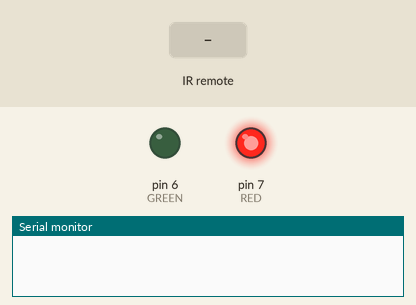
Bench run of a sketch on a simulated Arduino Uno, built with avr-gcc and run on an emulated ATmega328P. Shown: output pins drawn as LEDs (lit = HIGH), the last lines printed to the serial monitor. The inputs (shaded band) are chosen by the test bench. Pins used as bus, display or sensor lines are not drawn.

Above: at 1.2 s.
1.3 s: infrared code 0xE4CD1208 received
At 1.9 s:
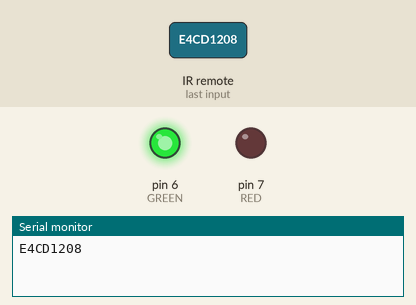
2.8 s: infrared code 0xFFFFFFFF received
Timing chart, 0 to 5.8 s (numbered marks = the images above; inputs shaded):
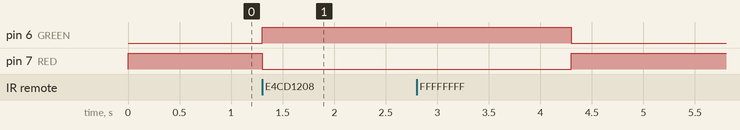

The sketch:

IR_Remote.ino
```cpp
// PROJECT  :IRLEDControl
// PURPOSE  :ACES Adaptation of Shirriff's IRrecvDump Example
// DEVICE   :Arduino + Sharp GP1UX511QS (38kHz, 8.5m,5V) + Bicolor LED
// AUTHOR   :C. D'Arcy
// DATE     :2019 03 24
// uC       :328
// COURSE   :ICS3U
// STATUS   :Working
// REF1     :IRremote library (https://github.com/z3t0/Arduino-IRremote)
// REF2     :https://en.wikibooks.org/wiki/C_Programming/Preprocessor_directives_and_macros
// REF3     :Shirriff's IR Blog:http://www.righto.com/search?q=IR
// REF4     :Find IR Codes: http://irdb.tk/find
//GO into serial monitor and press buttons to find which button has which HEX code
#include <IRremote.h>
#define RECV_PIN 11         //GP1UX511QS: pin 1 (VOUT: IR receiver as appliance)
#define GND 10              //GP1UX511QS: pin 2 0V
#define VCC 9               //GP1UX511QS: pin 3 5V
//Compiler Preprocessor Directives...
#define DEBUG               //conditional serial monitoring (See: REF2)
//#define NEC               //https://www.sbprojects.net/knowledge/ir/nec.php
//#define SONY              //https://www.sbprojects.net/knowledge/ir/sirc.php
//#define SHARP             //
#define GENERIC           //Generic...labelled: LCD Remote
//#define SMARTBOARD          //DES Smartboard Remote Control
#ifdef NEC                  //
  #define ON_OFF 0x61A028D7
#else
  #ifdef SMARTBOARD
    #define ON_OFF 0xD15348B7
  #else
    #ifdef GENERIC
      #define ON_OFF 0xE4CD1208
    #endif
  #endif
#endif
#define TERMINATOR 0xFFFFFFFF   //
IRrecv irrecv(RECV_PIN);
decode_results results;         //results data structure
#define RED PD7                 //Red anode
#define GREEN PD6               //Green anode

void setup() {
  Serial.begin(9600);
  irrecv.enableIRIn();          //Start the Detector
  pinMode(VCC, OUTPUT);         //identify supply lines
  pinMode(GND, OUTPUT);         //
  digitalWrite(VCC, HIGH);      //provide 5V supply
  digitalWrite(GND, LOW);       //provide GND supply

  DDRD |= 1 << RED | 1 << GREEN;      //set LED leads to output
  PORTD &= ~(1 << RED | 1 << GREEN);  //ground 'em both
  showRed();                          //start with red to confirm
}

void showRed() {            //turn on the Red lamp
  PORTD &= ~(1 << GREEN);   //set Green lead LOW
  PORTD |= (1 << RED);      //set Red lead HIGH
}

void showGreen() {          //turn on the Green lamp
  PORTD &= ~(1 << RED);     //set Red lead LOW
  PORTD |= (1 << GREEN);    //set Green lead HIGH
}

void loop() {
  if (irrecv.decode(&results)) {    //if there's a signal, demodulate and record
    #ifdef DEBUG                    //suspend this code when deployed
      Serial.println(results.value, HEX);
    #endif
    if (results.value == ON_OFF){
        showGreen();
        delay(3000);
        showRed();
    }
    irrecv.resume();                //prepare for next IR signal
  }
}
```

Measured:
- after the input at 1.3 s, pin 6 (GREEN): LOW → HIGH at once; pin 7 (RED): HIGH → LOW at once
